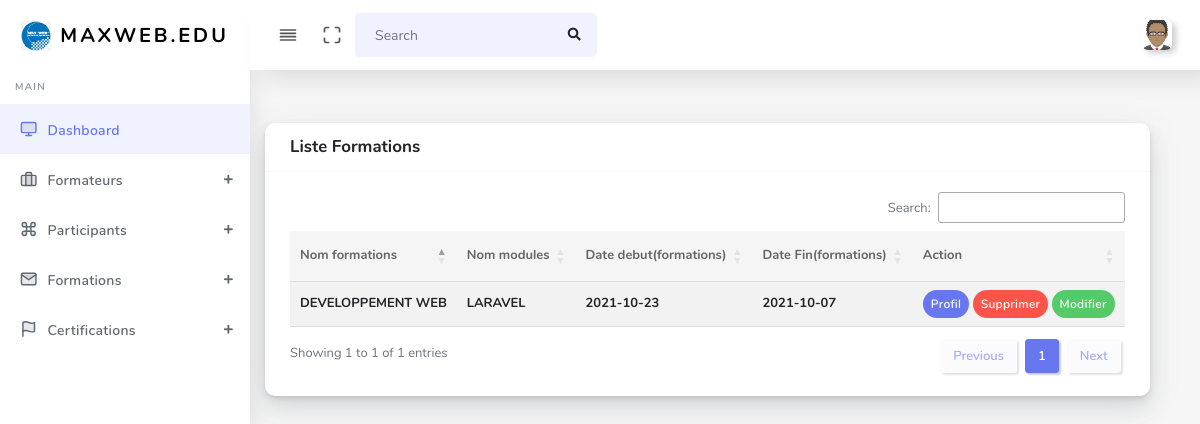
The page /formationsListe.php on the database its author committed.
### tables this page shows
CREATE TABLE `formadd` (
  `id_form` int(255) NOT NULL,
  `nom_formation` varchar(255) NOT NULL,
  `nom_modules` varchar(255) NOT NULL,
  `debut_form` varchar(255) NOT NULL,
  `fin_form` varchar(255) NOT NULL
);

### formationsListe.php (the view, shortened to what this page needs)
<!DOCTYPE html>
<html lang="en">
<link rel="stylesheet" href="https://cdnjs.cloudflare.com/ajax/libs/twitter-bootstrap/4.1.1/css/bootstrap.css">
  <link rel="stylesheet" href="https://cdn.datatables.net/1.10.19/css/dataTables.bootstrap4.min.css">
  <link rel="stylesheet" href="https://cdn.datatables.net/buttons/1.5.2/css/buttons.bootstrap4.min.css">
  <link rel="stylesheet" href="https://cdn.datatables.net/responsive/2.2.3/css/responsive.bootstrap4.min.css">
<head>
<?php include ("includes/head.php"); ?>
<link rel="stylesheet" type="text/css" href="https://cdn.datatables.net/1.11.3/css/jquery.dataTables.min.css">
    <link rel="stylesheet" type="text/css" href="https://cdn.datatables.net/buttons/2.0.1/css/buttons.dataTables.min.css">
</head>
<body>
  <div id="app">
    <div class="main-wrapper main-wrapper-1">
      <div class="navbar-bg"></div>
      <?php include ("includes/nav.php"); ?>
      <div class="main-sidebar sidebar-style-2">
      <?php include ("includes/sideBar.php"); ?>
      </div>
      <div class="main-content">
            <section class="section">
              <div class="section-body">
                <div class="row">
                  <div class="col-20 col-md-20 col-lg-20">
                  <?php
                   include 'formationsaddaction.php';
                    $query = $conn->query("SELECT * FROM formadd ORDER BY id_form DESC");
                    $rows = $query->fetchAll();
                    ?>
                  <div class="card">
                      <div class="card-header">
                        <h4>Liste Formations</h4>
                      </div>
                      <div class="card-body">
                        <div class="table-responsive">
                        <table id="example" class="table table-striped table-m">
                              <thead>
                                <tr>
                                  <th>Nom formations</th>
                                  <th>Nom modules</th>
                                  <th>Date debut(formations)</th>
                                  <th>Date Fin(formations)</th>
                                  <th>Action</th>
                                </tr>
                              </thead>
                              <tbody>
                              <?php
                              if ($rows) {
                                foreach($rows as $value) {
                                ?>
                                <tr>
                                  <th><?php echo $value["nom_formation"]; ?></th>
                                  <th><?php echo $value["nom_modules"]; ?></th>
                                  <th><?php echo $value["debut_form"]; ?></th>
                                  <th><?php echo $value["fin_form"]; ?></th>
                                  <td>
                                    <a href="detailsF.php?details=<?php echo $value["id_form"]; ?>" class="badge badge-primary p-2">Profil</a>
                                  <a href="formationsListe.php?id=<?php echo $value["id_form"]; ?>" class="badge badge-danger p-2" onclick="return confirm('Voulez vous vraiment supprimer?');">Supprimer</a>
                                  <a href="formationadd.php?edit=<?php echo $value["id_form"]; ?>"class="badge badge-success p-2">Modifier</a>
                                </td>
                                  </tr>
                              <?php   }
                            }
                            ?>
                      </tbody>
    </div>
  </body>
  </html>

### rows shown on the page
formadd: nom_formation "DEVELOPPEMENT WEB", nom_modules "LARAVEL", debut_form "2021-10-23", fin_form "2021-10-07"
